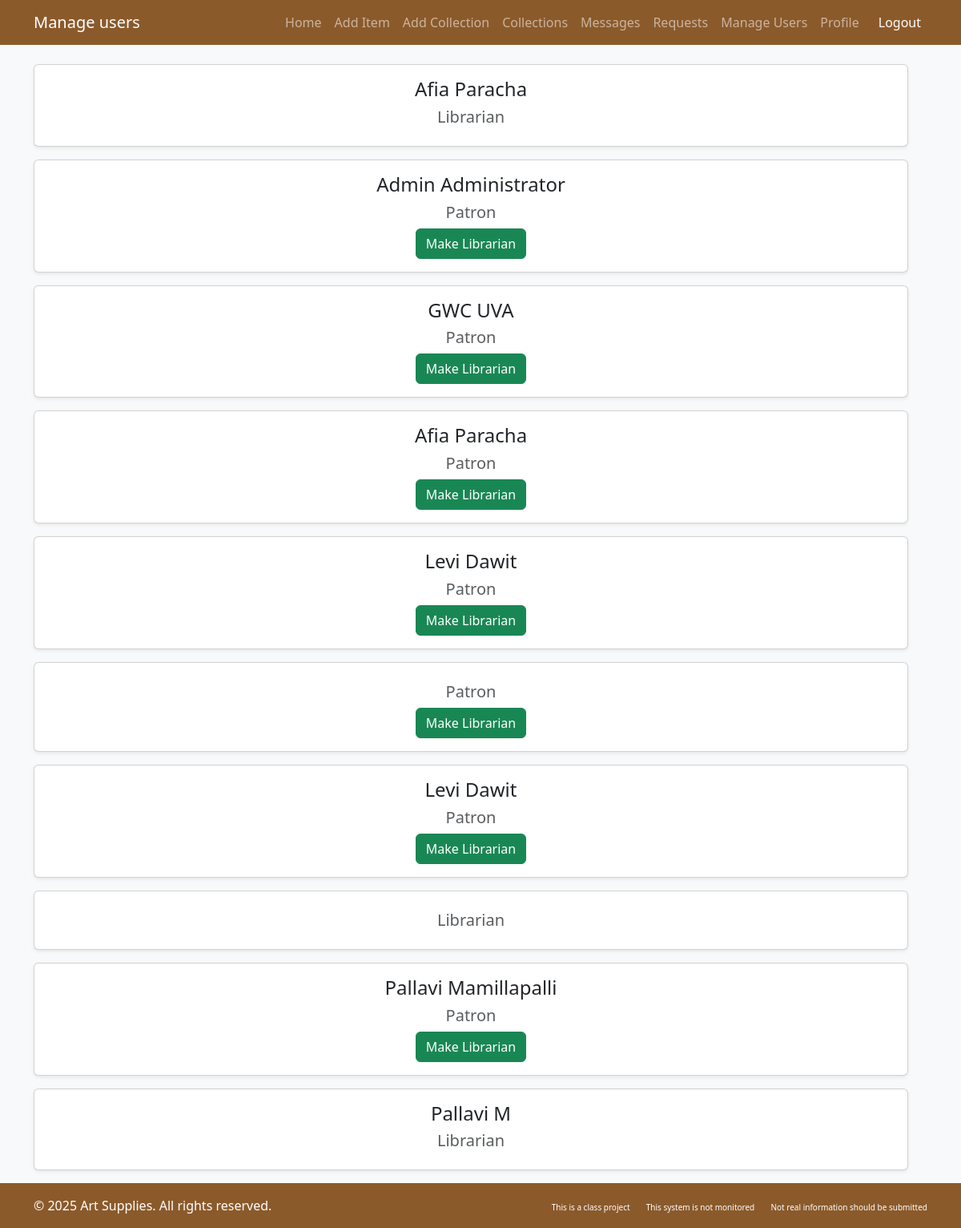
Screenshot of /artlibrary/manage_users/ (signed in) with the database file from the repository.
### artlibrary/models.py (models this page shows, shortened)
class CustomUser(AbstractUser):
    profile_pic = models.ImageField(
        storage=S3Boto3Storage(),
        upload_to='profile_pics/',
        null=True,
        blank=True
    )
    date_joined = models.DateTimeField(auto_now_add=True)
    roles = (('patron', 'Patron'), ('librarian', 'Librarian'), ('anonymous', 'Anonymous'))
    user_role = models.CharField(max_length=12, choices=roles, default='patron')
    email = models.EmailField(blank=True, max_length=254, verbose_name='email address')

### artlibrary/views.py (the view)
# urls.py: path('manage_users/',views.manage_users,name="manage_users"),
def manage_users(request):
    if(request.user.user_role!="librarian"):
        if request.user.user_role=="anonymous":
            return redirect("anonymous_page")
        else:
            return redirect("patron_page")
    usersList= CustomUser.objects.all()
    context={'all_users':usersList}
    return render(request,'artlibrary/manage_users.html',context)

### artlibrary/templates/artlibrary/manage_users.html (shortened to what this page needs)
{% load django_bootstrap5 %}
<!DOCTYPE html>
<html lang="en">
<head>
    {% bootstrap_css %}
</head>
<body class="bg-light">
    <nav class="navbar navbar-expand-lg navbar-dark bg-brown">
        <div class="container">
            <a class="navbar-brand" href="#">Manage users</a>
            <div class="collapse navbar-collapse" id="navbarNav">
                <ul class="navbar-nav ms-auto">
                    <li class="nav-item"><a class="nav-link" href="{% url 'dashboard' %}">Home</a></li>
                    {% if request.user.user_role == "librarian" %}
                    <li class="nav-item"><a class="nav-link" href="{% url 'add_item' %}">Add Item</a></li>
                    {% endif %}
                    {% if request.user.user_role != "anonymous_user" %}
                    <li class="nav-item"><a class="nav-link" href="{% url 'add_collection' %}">Add Collection</a></li>
                    {% endif %}
                    <li class="nav-item"><a class="nav-link" href="{% url 'collections' %}">Collections</a></li>
                    <li class="nav-item"><a class="nav-link" href="#">Messages</a></li>
                    {% if request.user.user_role == "librarian" %}
                    <li class="nav-item"><a class="nav-link" href="{% url 'view_requests' user.id %}">Requests</a></li>
                    <li class="nav-item"><a class="nav-link" href="{% url 'manage_users' %}">Manage Users</a></li>
                    {% endif %}
                    {% if request.user.user_role != "anonymous_user" %}
                    <li class="nav-item"><a class="nav-link" href="{% url 'profile' %}">Profile</a></li>
                    {% endif %}
                    <li class="nav-item">
                        <a class="nav-link btn btn-danger btn-sm text-white ms-2" href="{% url 'logout' %}">Logout</a>
                    </li>
                </ul>
            </div>
        </div>
    </nav>
    <div class="container mt-4 flex-column align-items-center w-100">
        {% for user in all_users %}
        <div class="row justify-content-center w-100 mb-3">
            <div class="col-md-6 col-lg-4 w-100">
                <div class="card shadow-sm">
                    <div class="card-body text-center">
                        <h4 class="card-title">{{ user.get_full_name }}</h4>
                        <h5 class="text-muted">{{ user.user_role|title }}</h5>
                        {% if user.user_role != "librarian" %}
                        <a href="{% url 'make_librarian' user.id %}" class="btn btn-success">Make Librarian</a>
                        {% endif %}
                    </div>
                </div>
            </div>
        </div>
        {% endfor %}
    </div>
</body>
<footer class="py-3 bg-dark text-white mt-auto bg-brown">
    <div class="container">
        <div class="row">
            <div class="col-md-6">
                <p class="mb-0">&copy; 2025 Art Supplies. All rights reserved.</p>
            </div>
            <div class="col-md-6 text-md-end">
                <a href="#" class="text-white text-decoration-none me-3" style="font-size: 10px;">This is a class project</a>
                <a href="#" class="text-white text-decoration-none me-3" style="font-size: 10px;">This system is not monitored</a>
                <a href="#" class="text-white text-decoration-none" style="font-size: 10px;">Not real information should be submitted</a>
            </div>
        </div>
    </div>
</footer>
</body>
</html>

### artlibrary/templates/artlibrary/manage_users.html (style rules this page uses)
:root { --bs-primary: #8B5A2B; --bs-primary-rgb: 139, 90, 43; --bs-secondary: #A67C52; --bs-secondary-rgb: 166, 124, 82; --bs-dark: #5D4037; }
body { min-height: 100vh; display: flex; flex-direction: column; }
.bg-brown { background-color: #8B5A2B !important; }

### rows the page displays
CustomUser: get_full_name "Afia Paracha", user_role "Librarian"
CustomUser: get_full_name "Admin Administrator", user_role "Patron", shows "Make Librarian"
CustomUser: get_full_name "GWC UVA", user_role "Patron", shows "Make Librarian"
CustomUser: get_full_name "Afia Paracha", user_role "Patron", shows "Make Librarian"
CustomUser: get_full_name "Levi Dawit", user_role "Patron", shows "Make Librarian"
CustomUser: user_role "Patron", shows "Make Librarian"
CustomUser: get_full_name "Levi Dawit", user_role "Patron", shows "Make Librarian"
CustomUser: user_role "Librarian"
CustomUser: get_full_name "Pallavi Mamillapalli", user_role "Patron", shows "Make Librarian"
CustomUser: get_full_name "Pallavi M", user_role "Librarian"
